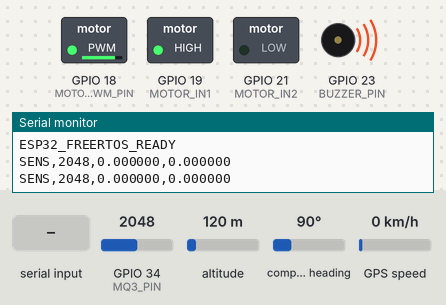
Simulated run of this program. Board: ESP32. On the bench: switched loads named in the program (green lamp = pin HIGH), buzzer (waves = sounding, pin HIGH), the last lines printed to the serial monitor. The test bench sets the inputs (shaded band); at power-on: GPIO 34 (MQ3_PIN) = 2048, altitude 120 m, compass heading 90°, GPS speed 0 km/h. The GPS gets a fix after 3 s at 37.7749, -122.4194 with 8 satellites.

Above: at 1.25 s.
1.3 s: GPIO 34 (MQ3_PIN) set to 434
At 2.75 s:
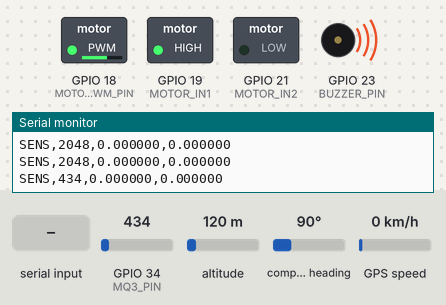
4.8 s: GPIO 34 (MQ3_PIN) set to 362
At 4.8 s:
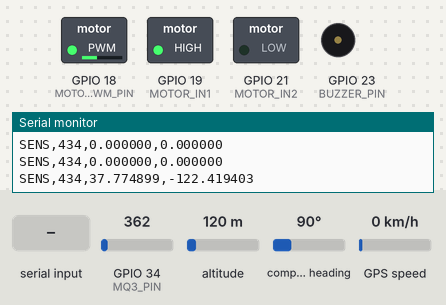
6.3 s: "CMD,DROWSY\n" received over Serial
At 11.0 s:
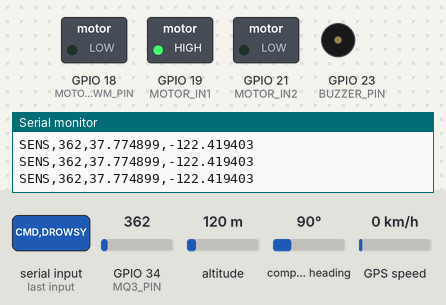
Timing chart, 0 to 12.5 s (numbered marks = the images above; inputs shaded):
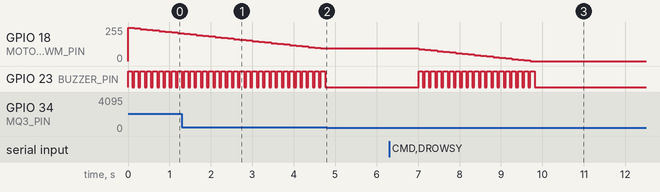

Measured:
- the behaviour switches between 401 and 400 on GPIO 34 (MQ3_PIN) (found by bisection; images 1 and 2)
- after the input at 4.8 s, GPIO 18 (MOTOR_PWM_PIN): stays 95/255 (without the input it goes to 90/255 after 0.01 s); GPIO 23 (BUZZER_PIN): stops changing and stays LOW
- after the input at 6.3 s, GPIO 18 (MOTOR_PWM_PIN): moves from 95/255 to 0/255 over 2.7 s, starting after 0.71 s; GPIO 23 (BUZZER_PIN): alternates HIGH for 0.10 s and LOW for 0.05 s, 38 changes in all, then stays LOW, starting after 0.71 s
- by itself, GPIO 23 (BUZZER_PIN): alternates HIGH for 0.10 s and LOW for 0.05 s

The program:

main.cpp
```cpp
#include <Arduino.h>
#include <HardwareSerial.h>
#include <TinyGPS++.h>

// ---------------------------------------------------------
// PINS & CONSTANTS
// ---------------------------------------------------------
const int MQ3_PIN = 34;        // Analog ADC1 pin for alcohol sensor
const int MOTOR_PWM_PIN = 18;  // PWM pin for L298N ENA
const int MOTOR_IN1 = 19;      // L298N IN1
const int MOTOR_IN2 = 21;      // L298N IN2
const int BUZZER_PIN = 23;     // Active buzzer

const int ALCOHOL_THRESHOLD = 400;

// PWM Configuration for ESP32
const int PWM_FREQ = 5000;
const int PWM_CHANNEL = 0;
const int PWM_RESOLUTION = 8; // 0-255

// GPS Configuration (NEO-M8N uses same NMEA protocol)
HardwareSerial GPS_Serial(1); // Using UART1 for GPS
TinyGPSPlus gps;

// ---------------------------------------------------------
// FreeRTOS SHARED STATE & MUTEXES
// ---------------------------------------------------------
SemaphoreHandle_t stateMutex;
int currentSpeed = 255;
int sharedAlcoholLevel = 0;
bool piTriggeredDrowsy = false;
float sharedLat = 0.0;
float sharedLng = 0.0;

// ---------------------------------------------------------
// FREERTOS TASKS
// ---------------------------------------------------------

// Task 1: Sensor & Motor Control (Core 1)
void TaskSensorsMotor(void *pvParameters) {
  (void)pvParameters;
  for (;;) {
    // 1. Read Analog Sensor
    int localAlcohol = analogRead(MQ3_PIN);

    // Lock Mutex to safely update shared state and read drowsy flag
    bool localDrowsy = false;
    if (xSemaphoreTake(stateMutex, portMAX_DELAY)) {
      sharedAlcoholLevel = localAlcohol;
      localDrowsy = piTriggeredDrowsy;
      xSemaphoreGive(stateMutex);
    }

    // 2. Actuation Logic (Hardware Overrides)
    if (localAlcohol > ALCOHOL_THRESHOLD || localDrowsy) {
      if (currentSpeed > 0) {
        currentSpeed -= 5;
        if (currentSpeed < 0) currentSpeed = 0;
        ledcWrite(PWM_CHANNEL, currentSpeed);

        // Buzz to alert
        digitalWrite(BUZZER_PIN, HIGH);
        vTaskDelay(100 / portTICK_PERIOD_MS);
        digitalWrite(BUZZER_PIN, LOW);
      }
    }

    // Run this critical loop every 50ms
    vTaskDelay(50 / portTICK_PERIOD_MS);
  }
}

// Task 2: Master-Slave UART Communication (Core 0)
void TaskComm(void *pvParameters) {
  (void)pvParameters;
  TickType_t xLastWakeTime = xTaskGetTickCount();
  const TickType_t xFrequency = 1000 / portTICK_PERIOD_MS; // 1Hz telemetry

  for (;;) {
    // 1. Listen to Raspberry Pi
    if (Serial.available() > 0) {
      String command = Serial.readStringUntil('\n');
      command.trim();

      if (xSemaphoreTake(stateMutex, portMAX_DELAY)) {
        if (command == "CMD,DROWSY") {
          piTriggeredDrowsy = true;
        } else if (command == "CMD,AWAKE") {
          piTriggeredDrowsy = false;
        }
        xSemaphoreGive(stateMutex);
      }
    }

    // 2. Transmit Telemetry (Once per second)
    int localAlcohol = 0;
    float localLat = 0.0;
    float localLng = 0.0;

    if (xSemaphoreTake(stateMutex, portMAX_DELAY)) {
      localAlcohol = sharedAlcoholLevel;
      localLat = sharedLat;
      localLng = sharedLng;
      xSemaphoreGive(stateMutex);
    }

    Serial.print("SENS,");
    Serial.print(localAlcohol);
    Serial.print(",");
    Serial.print(localLat, 6);
    Serial.print(",");
    Serial.println(localLng, 6);

    // Wait for the next 1000ms cycle
    vTaskDelayUntil(&xLastWakeTime, xFrequency);
  }
}

// Task 3: NEO-M8N GPS Parsing (Core 1)
void TaskGPS(void *pvParameters) {
  (void)pvParameters;
  for (;;) {
    while (GPS_Serial.available() > 0) {
      gps.encode(GPS_Serial.read());
    }

    if (gps.location.isValid() && gps.location.isUpdated()) {
      if (xSemaphoreTake(stateMutex, portMAX_DELAY)) {
        sharedLat = gps.location.lat();
        sharedLng = gps.location.lng();
        xSemaphoreGive(stateMutex);
      }
    }
    // Yield to allow other tasks to run
    vTaskDelay(10 / portTICK_PERIOD_MS);
  }
}

// ---------------------------------------------------------
// SETUP
// ---------------------------------------------------------
void setup() {
  Serial.begin(115200);
  GPS_Serial.begin(9600, SERIAL_8N1, 16, 17);

  pinMode(MOTOR_IN1, OUTPUT);
  pinMode(MOTOR_IN2, OUTPUT);
  pinMode(BUZZER_PIN, OUTPUT);
  digitalWrite(MOTOR_IN1, HIGH);
  digitalWrite(MOTOR_IN2, LOW);

  ledcSetup(PWM_CHANNEL, PWM_FREQ, PWM_RESOLUTION);
  ledcAttachPin(MOTOR_PWM_PIN, PWM_CHANNEL);
  ledcWrite(PWM_CHANNEL, currentSpeed);
  digitalWrite(BUZZER_PIN, LOW);

  // Initialize Mutex
  stateMutex = xSemaphoreCreateMutex();
  if (stateMutex == NULL) {
    Serial.println("Mutex creation failed!");
    while(1);
  }

  // Create FreeRTOS Tasks
  // Syntax: TaskFunction, Name, StackSize, Params, Priority, Handle, Core

  xTaskCreatePinnedToCore(
    TaskSensorsMotor,
    "TaskSensors",
    2048,
    NULL,
    3, // Highest priority
    NULL,
    1  // Pin to Core 1 (App Core)
  );

  xTaskCreatePinnedToCore(
    TaskComm,
    "TaskComm",
    4096,
    NULL,
    2, // Medium priority
    NULL,
    0  // Pin to Core 0 (Pro/Network Core)
  );

  xTaskCreatePinnedToCore(
    TaskGPS,
    "TaskGPS",
    2048,
    NULL,
    1, // Lowest priority
    NULL,
    1  // Pin to Core 1
  );

  Serial.println("ESP32_FREERTOS_READY");
}

void loop() {
  // Empty! FreeRTOS scheduler takes over automatically.
  vTaskDelete(NULL);
}
```
